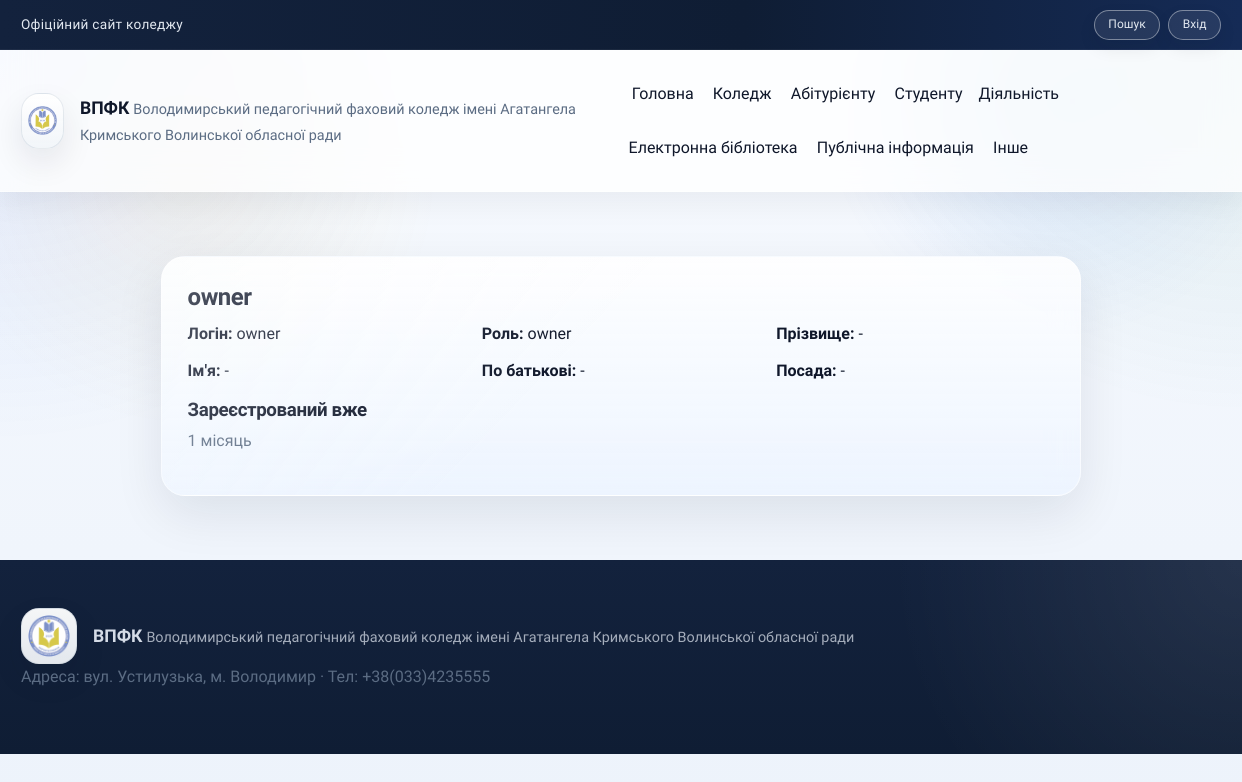
Screenshot of /users/owner with the database file from the repository.
### tables this page shows
CREATE TABLE menu_items (
          id INTEGER PRIMARY KEY AUTOINCREMENT,
          parent_id INTEGER,
          title TEXT NOT NULL,
          url TEXT NOT NULL,
          sort_order INTEGER NOT NULL DEFAULT 0,
          FOREIGN KEY(parent_id) REFERENCES menu_items(id)
        );

CREATE TABLE users (
          id INTEGER PRIMARY KEY AUTOINCREMENT,
          username TEXT UNIQUE NOT NULL,
          password_hash TEXT NOT NULL,
          role TEXT NOT NULL,
          created_at TEXT NOT NULL
        , last_name TEXT, first_name TEXT, middle_name TEXT, position TEXT, profile_text TEXT, email TEXT);

### app/public_routes.py (the view)
@app.route("/users/<username>")
def user_profile(username: str):
    user = query_db("SELECT * FROM users WHERE username = ?", (username,), one=True)
    if not user:
        abort(404)
    display_name = user_display_name(user)
    member_for = humanize_membership(user["created_at"])
    return render_template(
        "user_profile.html",
        profile_user=user,
        display_name=display_name,
        member_for=member_for,
        active_title="",
    )

### app/core.py (called while the page is built)
@app.template_filter("clean_text")
def clean_text_filter(value):
    if value is None:
        return ""
    if isinstance(value, str) and value.strip().lower() == "none":
        return ""
    return value

def user_display_name(row: dict | None) -> str:
    if not row:
        return ""
    last_name = (row.get("last_name") if isinstance(row, dict) else row["last_name"]) or ""
    first_name = (row.get("first_name") if isinstance(row, dict) else row["first_name"]) or ""
    middle_name = (row.get("middle_name") if isinstance(row, dict) else row["middle_name"]) or ""
    username = (row.get("username") if isinstance(row, dict) else row["username"]) or ""
    full = " ".join(part for part in [last_name, first_name, middle_name] if part).strip()
    return full or username

def build_menu_tree(rows: List[dict]) -> List[dict]:
    items: Dict[int, dict] = {}
    roots: List[dict] = []
    for row in rows:
        items[row["id"]] = {
            "id": row["id"],
            "parent_id": row["parent_id"],
            "title": row["title"],
            "url": row["url"],
            "sort_order": row["sort_order"],
            "children": [],
        }
    for item in items.values():
        parent_id = item["parent_id"]
        if parent_id and parent_id in items:
            items[parent_id]["children"].append(item)
        else:
            roots.append(item)
    def sort_items(nodes: List[dict]) -> List[dict]:
        nodes.sort(key=lambda n: (n["sort_order"], n["title"]))
        for node in nodes:
            node["children"] = sort_items(node["children"])
        return nodes
    return sort_items(roots)

def get_menu_tree() -> List[dict]:
    rows = query_db("SELECT * FROM menu_items ORDER BY sort_order, title")
    return build_menu_tree(rows)

@app.context_processor
def inject_globals():
    return {
        "menu_items": get_menu_tree(),
        "current_user": g.get("user"),
    }

@app.before_request
def load_user():
    g.user = None
    user_id = session.get("user_id")
    if user_id:
        user = query_db("SELECT * FROM users WHERE id = ?", (user_id,), one=True)
        if user:
            g.user = user

### data/db.py (called while the page is built)
def get_db() -> sqlite3.Connection:
    if "db" not in g:
        os.makedirs(DATA_DIR, exist_ok=True)
        conn = sqlite3.connect(DB_PATH, check_same_thread=False)
        conn.row_factory = sqlite3.Row
        conn.execute("PRAGMA foreign_keys = ON")
        g.db = conn
    return g.db

### templates/user_profile.html (shortened to what this page needs)
{% extends "layout.html" %}
{% block content %}
  <section class="section">
    <div class="container" style="max-width: 920px;">
      <div class="admin-card">
        <h1 style="margin-top: 0;">{{ display_name or profile_user.username }}</h1>
        <div class="profile-grid">
          <div><strong>Логін:</strong> {{ profile_user.username }}</div>
          <div><strong>Роль:</strong> {{ profile_user.role }}</div>
          <div><strong>Прізвище:</strong> {{ profile_user.last_name|clean_text or '-' }}</div>
          <div><strong>Ім'я:</strong> {{ profile_user.first_name|clean_text or '-' }}</div>
          <div><strong>По батькові:</strong> {{ profile_user.middle_name|clean_text or '-' }}</div>
          <div><strong>Посада:</strong> {{ profile_user.position|clean_text or '-' }}</div>
        </div>
        <h3 style="margin-bottom: .4rem;">Зареєстрований вже</h3>
        <p>{{ member_for or '-' }}</p>
      </div>
    </div>
  </section>
{% endblock %}

### templates/_menu.html (shortened to what this page needs)
{% macro render_menu(items, active_title=None, level=0) %}
  {% for item in items %}
    {% set active_class = "nav-highlight" if item.title == active_title else "" %}
    {% if item.children %}
      <div class="nav-item has-submenu submenu-level-{{ level }}">
        <span class="nav-title {{ active_class }}">{{ item.title }}</span>
      </div>
    {% else %}
      <a href="{{ item.url or '#' }}" class="{{ active_class }}">{{ item.title }}</a>
    {% endif %}
  {% endfor %}
{% endmacro %}

### rows the page displays
menu_items: title "Головна"
menu_items: title "Коледж"
menu_items: title "Абітурієнту"
menu_items: title "Студенту"
menu_items: title "Діяльність"
menu_items: title "Електронна бібліотека"
menu_items: title "Публічна інформація"
menu_items: title "Інше"
users: username "owner", role "owner"

### other values shown
{{ profile_user.last_name|clean_text or '-' }} "-"
{{ profile_user.first_name|clean_text or '-' }} "-"
{{ profile_user.middle_name|clean_text or '-' }} "-"
{{ profile_user.position|clean_text or '-' }} "-"
{{ member_for or '-' }} "1 місяць"
